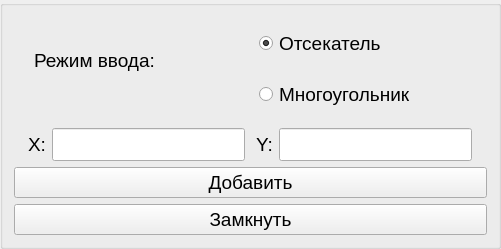
    <widget class="QGroupBox" name="groupBox">
     <property name="font">
      <font>
       <pointsize>18</pointsize>
      </font>
     </property>
     <property name="title">
      <string/>
     </property>
     <layout class="QVBoxLayout" name="verticalLayout_4">
      <item>
       <layout class="QHBoxLayout" name="horizontalLayout">
        <item>
         <spacer name="horizontalSpacer_9">
          <property name="orientation">
           <enum>Qt::Horizontal</enum>
          </property>
          <property name="sizeType">
           <enum>QSizePolicy::Fixed</enum>
          </property>
          <property name="sizeHint" stdset="0">
           <size>
            <width>20</width>
            <height>20</height>
           </size>
          </property>
         </spacer>
        </item>
        <item>
         <layout class="QVBoxLayout" name="verticalLayout_3">
          <item>
           <spacer name="verticalSpacer_3">
            <property name="orientation">
             <enum>Qt::Vertical</enum>
            </property>
            <property name="sizeType">
             <enum>QSizePolicy::Fixed</enum>
            </property>
            <property name="sizeHint" stdset="0">
             <size>
              <width>20</width>
              <height>32</height>
             </size>
            </property>
           </spacer>
          </item>
          <item>
           <widget class="QLabel" name="label_6">
            <property name="font">
             <font>
              <pointsize>14</pointsize>
             </font>
            </property>
            <property name="text">
             <string>Режим ввода:</string>
            </property>
           </widget>
          </item>
          <item>
           <spacer name="verticalSpacer_4">
            <property name="orientation">
             <enum>Qt::Vertical</enum>
            </property>
            <property name="sizeType">
             <enum>QSizePolicy::Fixed</enum>
            </property>
            <property name="sizeHint" stdset="0">
             <size>
              <width>20</width>
              <height>50</height>
             </size>
            </property>
           </spacer>
          </item>
         </layout>
        </item>
        <item>
         <layout class="QVBoxLayout" name="verticalLayout">
          <property name="spacing">
           <number>0</number>
          </property>
          <item>
           <widget class="QRadioButton" name="clipRadioButton">
            <property name="font">
             <font>
              <pointsize>14</pointsize>
             </font>
            </property>
            <property name="text">
             <string>Отсекатель</string>
            </property>
            <property name="checked">
             <bool>true</bool>
            </property>
           </widget>
          </item>
          <item>
           <spacer name="verticalSpacer">
            <property name="orientation">
             <enum>Qt::Vertical</enum>
            </property>
            <property name="sizeType">
             <enum>QSizePolicy::Fixed</enum>
            </property>
            <property name="sizeHint" stdset="0">
             <size>
              <width>20</width>
              <height>10</height>
             </size>
            </property>
           </spacer>
          </item>
          <item>
           <widget class="QRadioButton" name="figureRadioButton">
            <property name="font">
             <font>
              <pointsize>14</pointsize>
             </font>
            </property>
            <property name="text">
             <string>Многоугольник</string>
            </property>
           </widget>
          </item>
         </layout>
        </item>
        <item>
         <spacer name="horizontalSpacer_13">
          <property name="orientation">
           <enum>Qt::Horizontal</enum>
          </property>
          <property name="sizeType">
           <enum>QSizePolicy::Fixed</enum>
          </property>
          <property name="sizeHint" stdset="0">
           <size>
            <width>10</width>
            <height>20</height>
           </size>
          </property>
         </spacer>
        </item>
       </layout>
      </item>
      <item>
       <layout class="QHBoxLayout" name="horizontalLayout_33">
        <item>
         <spacer name="horizontalSpacer_43">
          <property name="orientation">
           <enum>Qt::Horizontal</enum>
          </property>
          <property name="sizeType">
           <enum>QSizePolicy::Fixed</enum>
          </property>
          <property name="sizeHint" stdset="0">
           <size>
            <width>14</width>
            <height>20</height>
           </size>
          </property>
         </spacer>
        </item>
        <item>
         <layout class="QHBoxLayout" name="horizontalLayout_29">
          <item>
           <widget class="QLabel" name="label_20">
            <property name="sizePolicy">
             <sizepolicy hsizetype="Fixed" vsizetype="Preferred">
              <horstretch>0</horstretch>
              <verstretch>0</verstretch>
             </sizepolicy>
            </property>
            <property name="font">
             <font>
              <pointsize>14</pointsize>
             </font>
            </property>
            <property name="text">
             <string>X:</string>
            </property>
           </widget>
          </item>
          <item>
           <widget class="QLineEdit" name="lineEditX">
            <property name="font">
             <font>
              <pointsize>16</pointsize>
             </font>
            </property>
           </widget>
          </item>
         </layout>
        </item>
        <item>
         <spacer name="horizontalSpacer_68">
          <property name="orientation">
           <enum>Qt::Horizontal</enum>
          </property>
          <property name="sizeType">
           <enum>QSizePolicy::Fixed</enum>
          </property>
          <property name="sizeHint" stdset="0">
           <size>
            <width>5</width>
            <height>20</height>
           </size>
          </property>
         </spacer>
        </item>
        <item>
         <layout class="QHBoxLayout" name="horizontalLayout_34">
          <item>
           <widget class="QLabel" name="label_24">
            <property name="sizePolicy">
             <sizepolicy hsizetype="Fixed" vsizetype="Preferred">
              <horstretch>0</horstretch>
              <verstretch>0</verstretch>
             </sizepolicy>
            </property>
            <property name="font">
             <font>
              <pointsize>14</pointsize>
             </font>
            </property>
            <property name="text">
             <string>Y:</string>
            </property>
           </widget>
          </item>
          <item>
           <widget class="QLineEdit" name="lineEditY">
            <property name="font">
             <font>
              <pointsize>16</pointsize>
             </font>
            </property>
           </widget>
          </item>
         </layout>
        </item>
        <item>
         <spacer name="horizontalSpacer_69">
          <property name="orientation">
           <enum>Qt::Horizontal</enum>
          </property>
          <property name="sizeType">
           <enum>QSizePolicy::Fixed</enum>
          </property>
          <property name="sizeHint" stdset="0">
           <size>
            <width>15</width>
            <height>20</height>
           </size>
          </property>
         </spacer>
        </item>
       </layout>
      </item>
      <item>
       <layout class="QHBoxLayout" name="horizontalLayout_3">
        <item>
         <widget class="QPushButton" name="addButton">
          <property name="font">
           <font>
            <pointsize>14</pointsize>
           </font>
          </property>
          <property name="text">
           <string>Добавить</string>
          </property>
         </widget>
        </item>
       </layout>
      </item>
      <item>
       <layout class="QHBoxLayout" name="horizontalLayout_4">
        <item>
         <widget class="QPushButton" name="finishButton">
          <property name="font">
           <font>
            <pointsize>14</pointsize>
           </font>
          </property>
          <property name="text">
           <string>Замкнуть</string>
          </property>
         </widget>
        </item>
       </layout>
      </item>
     </layout>
    </widget>
